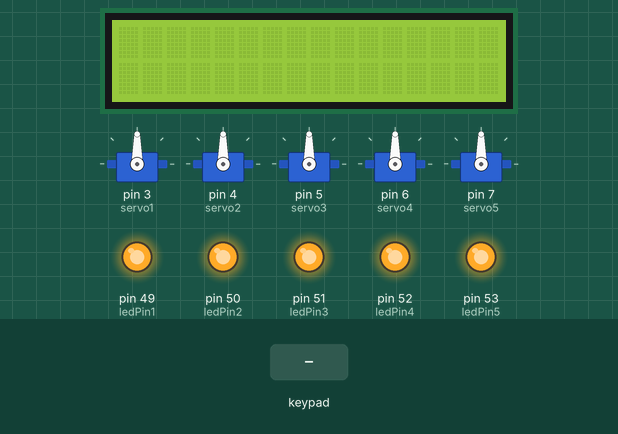
The sketch below on a simulated Arduino Mega 2560, built for the host (arithmetic inside an expression is 32-bit, double 64-bit). Shown: 16×2 character LCD, 5 × servo, output pins drawn as LEDs (lit = HIGH). The inputs (shaded band) are chosen by the test bench.

Above: at 1.2 s.
1.3 s: keypad keys 1 2 3 4 5 6 7 * pressed 0.4 s apart
At 5.0 s:
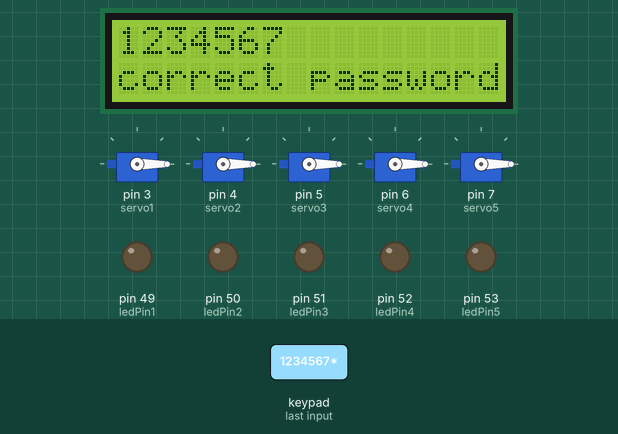
6.0 s: key '*' pressed
At 6.5 s:
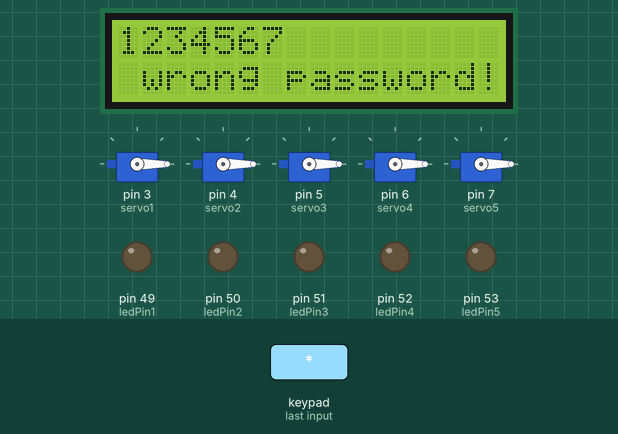
7.5 s: keypad keys 7 + 5 = pressed 0.4 s apart
At 9.8 s:
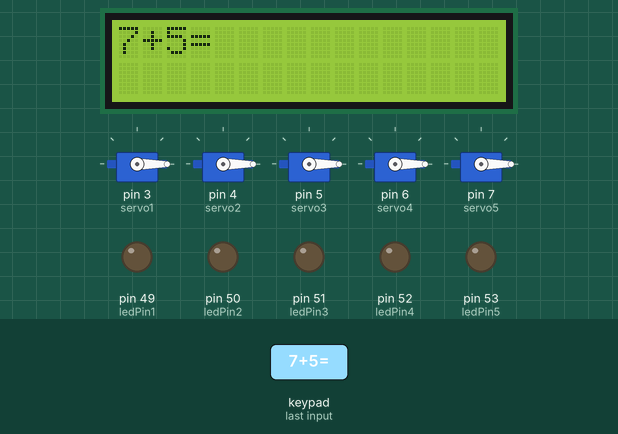
10.6 s: key '=' pressed
At 11.0 s:
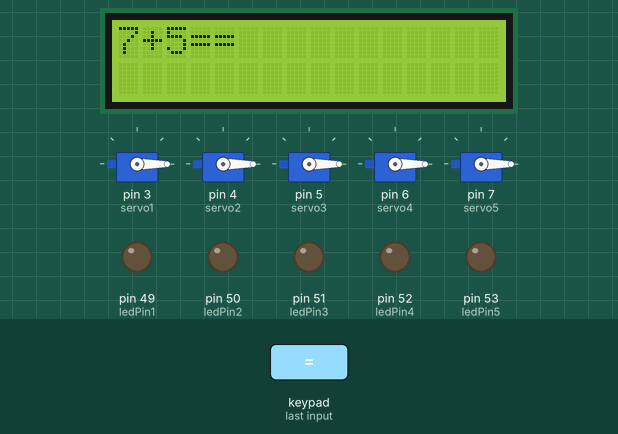
12.1 s: keypad keys 6 * 7 = pressed 0.4 s apart
At 14.2 s:
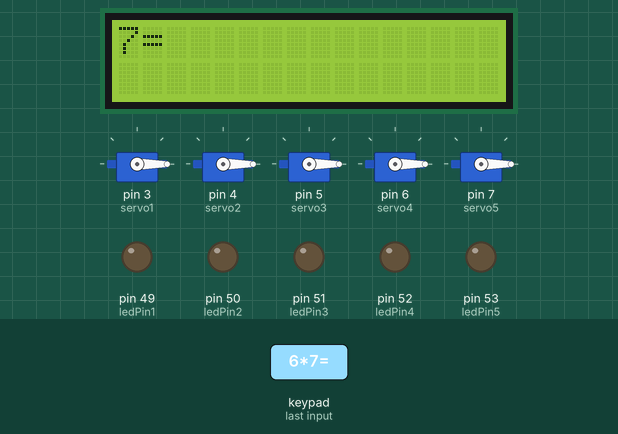
15.2 s: key '+' pressed
At 15.8 s:
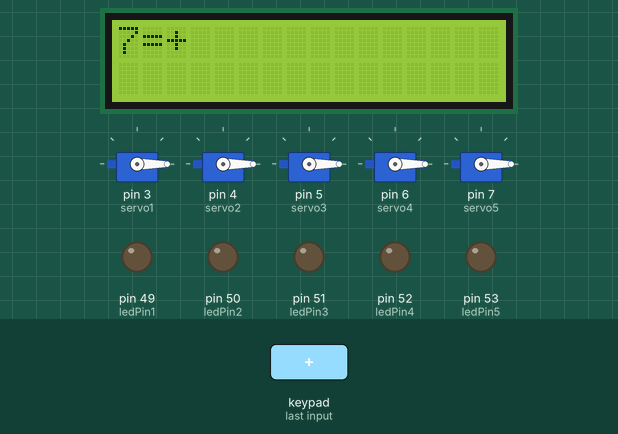
Timing chart, 0 to 17.7 s (numbered marks = the images above; inputs shaded):
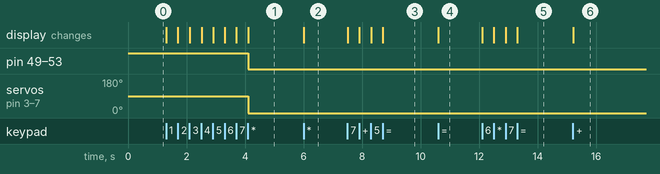

Measured:
- after the input at 1.3 s, pin 49 (ledPin1), pin 50 (ledPin2), pin 51 (ledPin3), pin 52 (ledPin4), pin 53 (ledPin5): HIGH → LOW after 2.8 s; servo on pin 3 (servo1), servo on pin 4 (servo2), servo on pin 5 (servo3), servo on pin 6 (servo4), servo on pin 7 (servo5): 90° → 0° after 2.8 s; the display: first changes at once (image 1 shows a later state)
- after the input at 6.0 s, the display: changes at once (image 2)
- after the input at 7.5 s, the display: first changes at once (image 3 shows a later state)
- after the input at 10.6 s, the display: changes at once (image 4)
- after the input at 12.1 s, the display: first changes at once (image 5 shows a later state)
- after the input at 15.2 s, the display: changes at once (image 6)

The sketch:

S6-Yaghoob.ino
```cpp
const int ledPin5 = 53;
const int ledPin4 = 52;
const int ledPin3 = 51;
const int ledPin2 = 50;
const int ledPin1 = 49;

#include <LiquidCrystal.h>
#define RS_PIN 13
#define EN_PIN 12
#define D4_PIN 8
#define D5_PIN 9
#define D6_PIN 10
#define D7_PIN 11
LiquidCrystal lcd(RS_PIN, EN_PIN,D4_PIN, D5_PIN,D6_PIN, D7_PIN );

#include <Keypad.h>
const byte ROWS = 4;
const byte COLS = 4;
char keys[ROWS][COLS] = {
  {'7','8','9','/'},
  {'4','5','6','*'},
  {'1','2','3','-'},
  {'#','0','=','+'}
};
byte rowPins[ROWS] = {22, 23, 24, 25};
byte colPins[COLS] = {26, 27, 28, 29};
Keypad keypad = Keypad( makeKeymap(keys), rowPins, colPins, ROWS, COLS );

#include <Servo.h>
Servo servo1;
Servo servo2;
Servo servo3;
Servo servo4;
Servo servo5;

String password = "1234567";
String inputPass = "";

void setup() {
  // put your setup code here, to run once:
  pinMode(ledPin1,OUTPUT);
  pinMode(ledPin2,OUTPUT);
  pinMode(ledPin3,OUTPUT);
  pinMode(ledPin4,OUTPUT);
  pinMode(ledPin5,OUTPUT);

  digitalWrite(ledPin1,HIGH);
  digitalWrite(ledPin2,HIGH);
  digitalWrite(ledPin3,HIGH);
  digitalWrite(ledPin4,HIGH);
  digitalWrite(ledPin5,HIGH);

  lcd.begin(16,2);
  lcd.clear();
  Serial.begin(9600);

  servo1.attach(3,1000,2000);
  servo2.attach(4,1000,2000);
  servo3.attach(5,1000,2000);
  servo4.attach(6,1000,2000);
  servo5.attach(7,1000,2000);

}

void loop() {
  // put your main code here, to run repeatedly:
  char key = keypad.waitForKey();
  if(key == '*' && inputPass != '*'){
    if(inputPass == password){
      lcd.setCursor(0,1);
      lcd.print("correct password");
      inputPass = "";
      turn0ffEverything();
      }
    else{
        lcd.setCursor(0,1);
        lcd.print(" wrong password! ");
        inputPass = "";
        }
    }
  else if(inputPass == '*' && key == '*'){
       turn0nEverything();
       lcd.clear();
       lcd.print("all set!");
       inputPass = "";
    }
  else if(key == '/'){
    pickFood(inputPass);
    lcd.clear();
    lcd.print(inputPass);
    inputPass = "";
    }
  else if(key == '#'){
    lcd.clear();
    inputPass = "";
    }
  else{
      inputPass += key;
      lcd.clear();
      lcd.print(inputPass);
    }

}

void turn0ffEverything(){

  digitalWrite(ledPin1,LOW);
  digitalWrite(ledPin2,LOW);
  digitalWrite(ledPin3,LOW);
  digitalWrite(ledPin4,LOW);
  digitalWrite(ledPin5,LOW);

  servo1.write(0);
  servo2.write(0);
  servo3.write(0);
  servo4.write(0);
  servo5.write(0);
  }
void turn0nEverything(){

  digitalWrite(ledPin1,HIGH);
  digitalWrite(ledPin2,HIGH);
  digitalWrite(ledPin3,HIGH);
  digitalWrite(ledPin4,HIGH);
  digitalWrite(ledPin5,HIGH);

  servo1.write(+90);
  servo2.write(+90);
  servo3.write(+90);
  servo4.write(+90);
  servo5.write(+90);
  }

void pickFood(String str){

  if(str == "01"){
    digitalWrite(ledPin1,LOW);
    servo1.write(+180);
    }
  else if(str == "02"){
    digitalWrite(ledPin2,LOW);
    servo2.write(+180);
    }
  else if(str == "03"){
    digitalWrite(ledPin3,LOW);
    servo3.write(+180);
    }
  else if(str == "04"){
    digitalWrite(ledPin4,LOW);
    servo4.write(+180);
    }
  else if(str == "05"){
    digitalWrite(ledPin5,LOW);
    servo5.write(+180);
    }
  }
```
